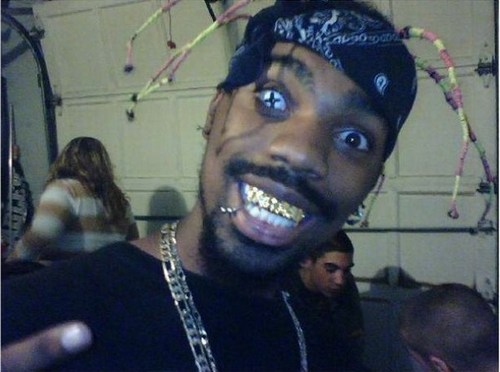
#> input picture CV/Transform/source.jpg, 500 x 372 px
$ python transform_remap.py
#> lines starting #> are read from the running program, lines starting #| are printed output that depends on the picture
import cv2
import numpy as np

__author__ = 'resaglow'


def transform_remap(src_tl, src_br, dst_tl, dst_br):
    rows, cols = img.shape[:2]

    zoom_x = (src_br[0] - src_tl[0]) / (dst_br[0] - dst_tl[0])
    zoom_y = (src_br[1] - src_tl[1]) / (dst_br[1] - dst_tl [1])

    map_x = np.zeros((rows, cols), np.float32)
    map_y = np.zeros((rows, cols), np.float32)

    for j in range(rows):
        for i in range(cols):
            map_x[j, i] = zoom_x * (i - dst_tl[0]) + src_tl[0]
            map_y[j, i] = zoom_y * (j - dst_tl[1]) + src_tl[1]

    return cv2.remap(img, map_x, map_y, cv2.INTER_LINEAR)


img = cv2.imread('source.jpg')
#> img is the input picture: shape (372, 500, 3); mean B, G, R 88.1, 82.8, 75.4

height, width = img.shape[:2]
#> height = 372; width = 500

cv2.imshow('old', img)
img = transform_remap((0, 0), (20, 20), (10, 0), (20, 10))
#> after the loop in transform_remap, `for j in range(rows):`:
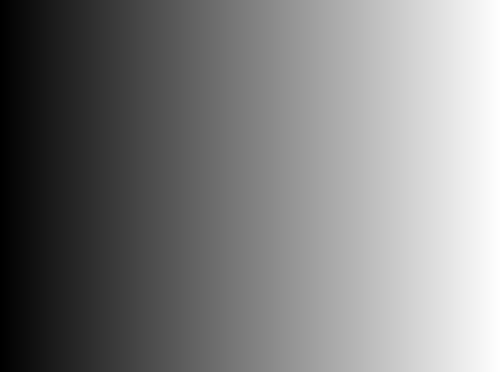
#> map_x: shape (372, 500) float32; min -20, max 978, mean 479; drawn with min black and max white
#> after the loop in transform_remap, `for j in range(rows):`:
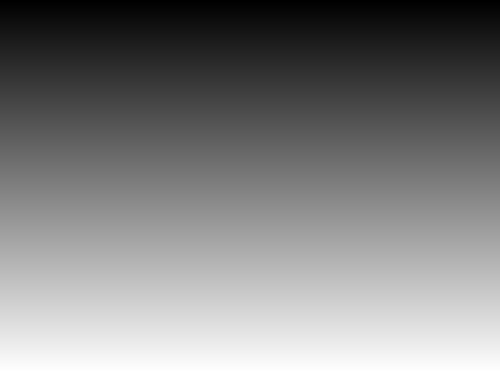
#> map_y: shape (372, 500) float32; min 0, max 742, mean 371; drawn with min black and max white
#> in transform_remap, `return cv2.remap(img, map_x, map_y, cv2.INTER_LINEAR)`:
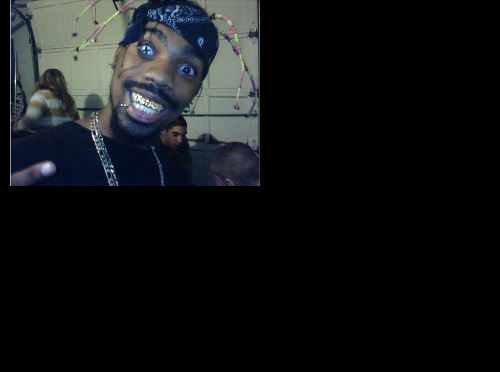
#> returned value: shape (372, 500, 3); mean of channels 0, 1, 2 22, 20.7, 18.9; drawn as B, G, R
cv2.imshow('new', img)
cv2.waitKey(0)
cv2.destroyAllWindows()
